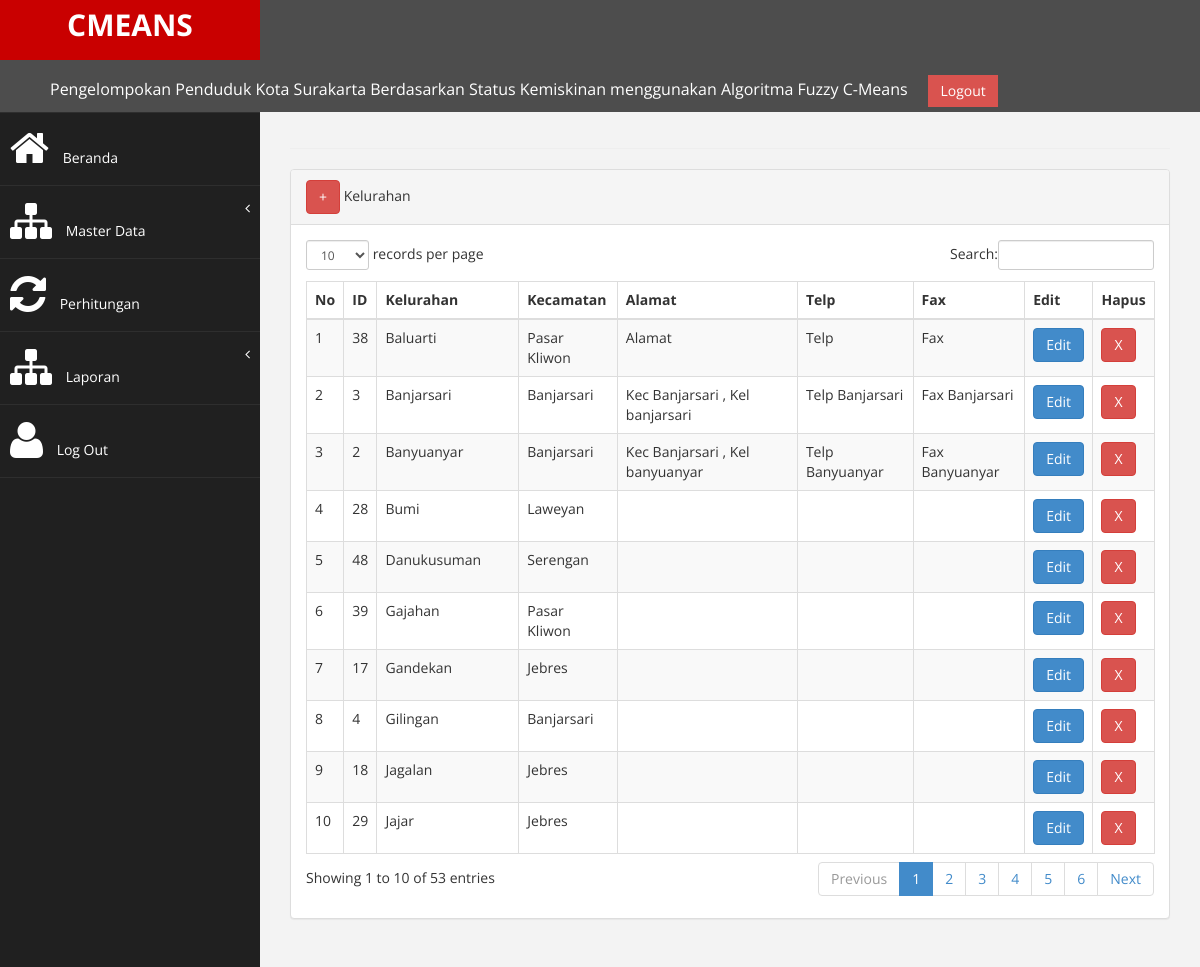
Screenshot of /user.php?menu=kelurahan (signed in) with the database file from the repository.
### tables this page shows
CREATE TABLE `kelurahan` (
  `idkelurahan` int(11) NOT NULL,
  `kelurahan` varchar(150) NOT NULL,
  `ref_tempat` varchar(50) NOT NULL,
  `alamat` text NOT NULL,
  `telp` varchar(50) NOT NULL,
  `fax` varchar(50) NOT NULL
);

CREATE TABLE `tempat` (
  `id` int(11) NOT NULL,
  `tempat` char(120) NOT NULL,
  `C1` float NOT NULL,
  `C2` float NOT NULL,
  `C3` float NOT NULL,
  `MC1` float NOT NULL,
  `MC2` float NOT NULL,
  `MC3` float NOT NULL,
  `total` float NOT NULL,
  `lat` float(10,6) NOT NULL,
  `lng` float(10,6) NOT NULL,
  `posisi` char(2) NOT NULL,
  `alamat` varchar(250) NOT NULL,
  `telp` varchar(25) NOT NULL,
  `nilai` float NOT NULL
);

### aplikasi/kelurahan.php (the view, shortened to what this page needs)
<!DOCTYPE html>
<html lang="en">
<head>
</head>
<body>
</body>
</html>
            <div class="inner">
                <div class="row">
                    <div class="col-lg-12">
                    </div>
                </div>
                <hr />
                <div class="row">
                <div class="col-lg-12">
                    <div class="panel panel-default">
                        <div class="panel-heading">
                        <button class="btn btn-danger btn-line" data-toggle="modal"  data-target="#newReg">
                                +
                            </button> Kelurahan
					   </div>
                        <div class="panel-body">
                            <div class="table-responsive">
                                <table class="table table-striped table-bordered table-hover" id="dataTables-example">
                                    <thead>
                                        <tr>
                                            <th>No</th>
											<th>ID</th>
                                            <th>Kelurahan</th>
                                            <th>Kecamatan</th>
											<th>Alamat</th>
											<th>Telp</th>
											<th>Fax</th>
											<th>Edit</th>
											<th>Hapus</th>
                                        </tr>
                                    </thead>
                                    <tbody>
                                       <?php
									   $no=1;
									   $sql = mysql_query("SELECT * FROM kelurahan order by kelurahan asc");
				if(mysql_num_rows($sql) > 0){
				while($data = mysql_fetch_array($sql)){
				$idkelurahan=$data['idkelurahan'];
				$kelurahan=$data['kelurahan'];
				$ref_tempat=$data['ref_tempat'];
				$alamat=$data['alamat'];
				$telp=$data['telp'];
				$fax=$data['fax'];
				$a = mysql_query("SELECT tempat FROM tempat where id='$ref_tempat'");
				while($dataa = mysql_fetch_array($a)){
				$kecamatan=$dataa['tempat'];
				}
				?>
                                        <tr class="gradeC">
                                            <td><?php echo $no++ ?></td>
                                       <td><?php echo $idkelurahan ?></td>
                                            <td><?php echo $kelurahan ?></td>
											<td><?php echo $kecamatan ?></td>
											<td><?php echo $alamat ?></td>
											<td><?php echo $telp ?></td>
											<td><?php echo $fax ?></td>
											 <td>
											 <button type="submit" class="btn btn-primary btn-line" value='<?php echo $idkelurahan; ?>' data-toggle="modal"  data-target="#newReggg" name='tomboledit'  onclick="new sendRequest(this.value)">
                                Edit
                            </button>
											</td>
											  <td class="center"><form action="aplikasi/deletekelurahan.php" method="post" >
											<button  name="tombol" class="btn btn-danger btn-line" type="submit" onclick="return confirm('Apakah anda yakin akan menghapus data ini?')">X</button>
											</form> </td>
                                        </tr>
                <?php }}?>
                                    </tbody>
                                </table>
                            </div>
                        </div>
                    </div>
                </div>
            </div>
  <div class="col-lg-12">
					                                <div class="col-lg-12">

### assets/css/custom.css (style rules this page uses)
body { font-family: 'Open Sans', sans-serif; }

### rows the page displays
kelurahan: idkelurahan "38", kelurahan "Baluarti", tempat.tempat "Pasar Kliwon", alamat "Alamat", telp "Telp", fax "Fax"
kelurahan: idkelurahan "3", kelurahan "Banjarsari", tempat.tempat "Banjarsari", alamat "Kec Banjarsari , Kel banjarsari", telp "Telp Banjarsari", fax "Fax Banjarsari"
kelurahan: idkelurahan "2", kelurahan "Banyuanyar", tempat.tempat "Banjarsari", alamat "Kec Banjarsari , Kel banyuanyar", telp "Telp Banyuanyar", fax "Fax Banyuanyar"
kelurahan: idkelurahan "28", kelurahan "Bumi", tempat.tempat "Laweyan"
kelurahan: idkelurahan "48", kelurahan "Danukusuman", tempat.tempat "Serengan"
kelurahan: idkelurahan "39", kelurahan "Gajahan", tempat.tempat "Pasar Kliwon"
kelurahan: idkelurahan "17", kelurahan "Gandekan", tempat.tempat "Jebres"
kelurahan: idkelurahan "4", kelurahan "Gilingan", tempat.tempat "Banjarsari"
kelurahan: idkelurahan "18", kelurahan "Jagalan", tempat.tempat "Jebres"
kelurahan: idkelurahan "29", kelurahan "Jajar", tempat.tempat "Jebres"
